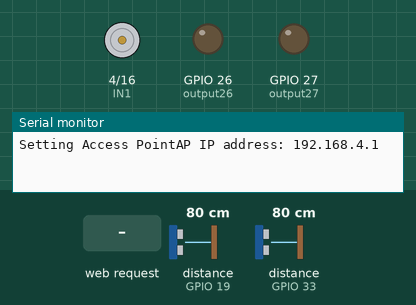
Bench run of a sketch on a simulated ESP32. Parts: motor-driver pin pairs drawn as motors (green arrow = first pin HIGH = forward, orange = second pin HIGH = backward, longer = more drive, scaled by the enable pin), output pins drawn as LEDs (lit = HIGH), the last lines printed to the serial monitor. Wiring (inferred from the names in the program): 2 × ultrasonic range finder: trigger GPIO 18, echo GPIO 19 / trigger GPIO 32, echo GPIO 33. The test bench sets the inputs (shaded band); at power-on: distance to the obstacle (sensors on GPIO 33, GPIO 19) 80 cm. The echo pulse lasts 58.3 µs per cm; pins used as bus, display or sensor lines are not drawn.

Above: at 1.2 s.
1.3 s: distance to the obstacle (sensor on GPIO 33) set to 95 cm
5.4 s: distance to the obstacle (sensor on GPIO 33) set to 105 cm
At 9.3 s:
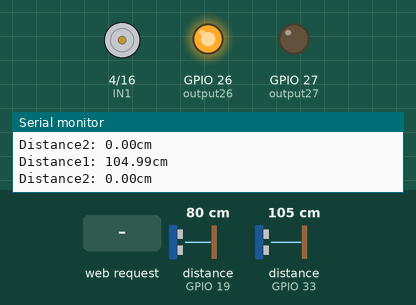
9.5 s: HTTP request GET /26/CLOSE received
13.6 s: HTTP request GET /26/OPEN received
At 16.0 s:
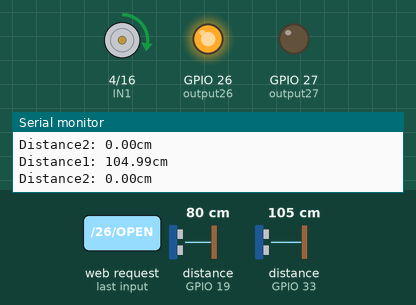
17.7 s: distance to the obstacle (sensor on GPIO 33) set to 2 cm
At 19.4 s:
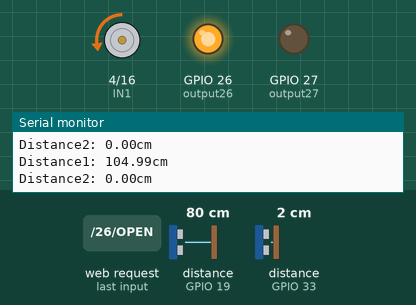
Timing chart, 0 to 21.1 s (numbered marks = the images above; inputs shaded):
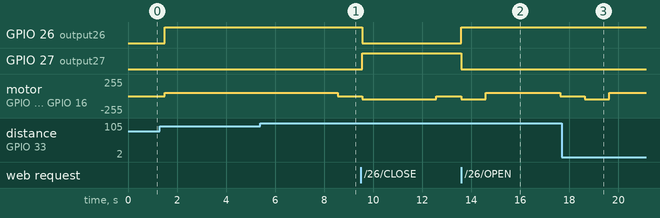

Measured:
- the behaviour switches between 100 and 101 cm on distance to the obstacle (sensor on GPIO 33) (found by bisection; images 0 and 1)
- after the input at 5.4 s, motor on GPIO 4 (IN1) / GPIO 16 (IN2): forward 50/255 → stopped after 3.2 s
- after the input at 13.6 s, GPIO 26 (output26): stays HIGH (without the input it goes to LOW after 3.0 s); GPIO 27 (output27): stays LOW (without the input it goes to HIGH after 3.0 s)
- after the input at 17.7 s, GPIO 26 (output26): stays HIGH (without the input it goes to LOW after 4.0 s); GPIO 27 (output27): stays LOW (without the input it goes to HIGH after 4.0 s)

The sketch:

BridgeCode_27.ino
```cpp
#include <WiFi.h>


const int TRIG_PIN1 = 32;  //Sensor 1
const int ECHO_PIN1 = 33;
const int TRIG_PIN2 = 18;  //Sensor 2
const int ECHO_PIN2 = 19;
;
const int ENA = 2;
const int IN1 = 4;
const int IN2 = 16;
const int output26 = 26;  //RED LED
const int output27 = 27;  //BLUE LED

bool manualOverride = false;
bool manualMode = false;

float distance1 = 0;
float distance2 = 0;

//wifi credentials
const char* ssid = "Group_18_AP";
const char* password = "123";

unsigned long previousTime = 0; //For Void Loop

bool bridgeOpening = false;
unsigned long openStartTime = 0; //For bridge opening

bool bridgeStopping = false;
unsigned long openStopTime = 0; //For bridge stopping

bool bridgeClosing = false;
unsigned long openCloseTime = 0; //For bridge closing


WiFiServer server(80);

String output26State = "CLOSE";

bool shipDetected = false;
// Motor control functions
void openBridge() {
  digitalWrite(IN1, HIGH);
  digitalWrite(IN2, LOW);
  analogWrite(ENA, 50);  // PWM speed control (0–255)
  bridgeOpening = true;
  bridgeStopping = false;
  bridgeClosing = false;
  openStartTime = millis(); // mark the start
}

void closeBridge() {
  digitalWrite(IN1, LOW);
  digitalWrite(IN2, HIGH);
  analogWrite(ENA, 50);
  bridgeOpening = false;
  bridgeStopping = false;
  bridgeClosing = true;
  openCloseTime = millis(); // mark the start
}

void stopMotor() {
  digitalWrite(IN1, LOW);
  digitalWrite(IN2, LOW);
  analogWrite(ENA, 0);
  bridgeOpening = false;
  bridgeStopping = true;
  bridgeClosing = false;
  openStopTime = millis(); // mark the start
}

void bridgeControl(){
  if (distance1 > 0 && distance1 < 100 || distance2 > 0 && distance2 < 100) { //Open Bridge
    shipDetected = true;
    digitalWrite(output26, HIGH);//Red
    digitalWrite(output27, LOW);
    openBridge();
  }

  else if (bridgeOpening && (millis() - openStartTime >= 3000)) { //Stop the bridge when its been opening for 3 seconds
    stopMotor();
    digitalWrite(output26, HIGH);//Red
    digitalWrite(output27, LOW);
  }
  else if (bridgeStopping && (millis() - openCloseTime >= 3000)) { //Close the bridge when its been stopping for 3 seconds
    closeBridge();
    digitalWrite(output26, HIGH);//Red
    digitalWrite(output27, LOW);
  }
  else if (bridgeClosing && (millis() - openCloseTime >= 3000)) { //Stop the bridge when its been closing for 3 seconds
    stopMotor();
    digitalWrite(output26, LOW);//Red
    digitalWrite(output27, HIGH);
    shipDetected = false;
  }
}

void sensors() {  //SensorCode
  // Clear the trigger PINs
  digitalWrite(TRIG_PIN1, LOW);
  delayMicroseconds(2);
  digitalWrite(TRIG_PIN2, LOW);
  delayMicroseconds(2);

  //Send a 10us pulse to trigger measurement for sensor 1
  digitalWrite(TRIG_PIN1, HIGH);
  delayMicroseconds(10);
  digitalWrite(TRIG_PIN1, LOW);

  //Send a 10us pulse to trigger measurement for sensor 2
  digitalWrite(TRIG_PIN2, HIGH);
  delayMicroseconds(10);
  digitalWrite(TRIG_PIN2, LOW);
  //Read the echo pulse
  long duration1 = pulseIn(ECHO_PIN1, HIGH);
  long duration2 = pulseIn(ECHO_PIN2, HIGH);

  // Calculate distance in cm (speed of sound: ~343 m/s)
  distance1 = duration1 * 0.0343 / 2;
  distance2 = duration2 * 0.0343 / 2;

  Serial.print("Distance1: ");
  Serial.print(distance1);
  Serial.println("cm");

  Serial.print("Distance2: ");
  Serial.print(distance2);
  Serial.println("cm");
}

String generateControls(int pin, const String& state) {  // for WebPage
  String html = "<p>PIN " + String(pin) + " - Bridge Status " + state + "</p>";
  //State Button
  String nextAction = (state == "CLOSE") ? "OPEN" : "CLOSE";
  String buttonColor = (state == "CLOSE") ? "button" : "button button2";
  html += "<p><a href=\"/" + String(pin) + "/" + nextAction + "\"><button class=\"" + buttonColor + "\">" + nextAction + "</button></a></p>";

  //Manual Override Button
  String modeText = manualMode ? "MANUAL" : "AUTO";
  String nextMode = manualMode ? "AUTO" : "MANUAL";
  String modeColor = manualMode ? "button button2" : "button";
  html += "<p><a href=\"/MODE/" + nextMode + "\"><button class=\"" + modeColor + "\">" + nextMode + " MODE</button></a></p>";

  return html;
}

void sendWebPage(WiFiClient& client) {
  client.println("HTTP/1.1 200 OK");
  client.println("Content-type:text/html");
  client.println("Connection: close");
  client.println();

  client.println(R"rawliteral(
    <!DOCTYPE html><html>
    <head>
      <meta name="viewport" content="width=device-width, initial-scale=1">
      <link rel="icon" href="data:,">
      <style>
        html { font-family: Helvetica; text-align: center; margin: 0px auto; }
        .button { background-color: #00ff37; border: none; color: white;
                  padding: 16px 40px; font-size: 30px; cursor: pointer; }
        .button2 { background-color: #ff0019; }
      </style>
    </head>
    <body>
      <h1>ESP32 Web Server</h1>
  )rawliteral");

  // Bridge control button
  client.println(generateControls(output26, output26State));


  // Ship detection info
  if (shipDetected) {
    client.println("<p> Ship Detected <span style=\"color: green;\">True</span></p>");
  } else {
    client.println("<p> Ship Detected <span style=\"color: red;\">False</span></p>");
  }

  client.println(R"rawliteral(
    </body></html>
  )rawliteral");

  client.println();
}

void handleRequest(String& header, WiFiClient& client) {  // for WebPage
  if (header.indexOf("GET /26/OPEN") >= 0) {
    output26State = "OPEN";
    digitalWrite(output26, HIGH);
    digitalWrite(output27, LOW);
    openBridge();
    manualOverride = true;
  } else if (header.indexOf("GET /26/CLOSE") >= 0) {
    output26State = "CLOSE";
    digitalWrite(output26, LOW);
    digitalWrite(output27, HIGH);
    closeBridge();
    manualOverride = true;
  }
  else if (header.indexOf("GET /MODE/MANUAL") >= 0) {
    manualMode = true;
    manualOverride = true;
    Serial.println("Switched to MANUAL mode.");
  }
  else if (header.indexOf("GET /MODE/AUTO") >= 0) {
    manualMode = false;
    manualOverride = false;
    Serial.println("Switched to AUTO mode.");
  }
  sendWebPage(client);
}

void setup() {
  Serial.begin(115200);
  pinMode(TRIG_PIN1, OUTPUT);  //Sensors
  pinMode(ECHO_PIN1, INPUT);
  pinMode(TRIG_PIN2, OUTPUT);
  pinMode(ECHO_PIN2, INPUT);

  //Sets up good LEDs
  pinMode(output26, OUTPUT);
  pinMode(output27, OUTPUT);
  // Set outputs to LOW
  digitalWrite(output26, LOW);
  digitalWrite(output27, LOW);

  // Sets up Motor Pins
  pinMode(ENA, OUTPUT);
  pinMode(IN1, OUTPUT);
  pinMode(IN2, OUTPUT);
  // Begin Wifi Access Point
  Serial.print("Setting Access Point");
  // Username and Password
  WiFi.softAP(ssid, password);
  IPAddress IP = WiFi.softAPIP();
  Serial.print("AP IP address: ");
  Serial.println(IP);

  //Make sure motor is stopped initially
  stopMotor();

  server.begin();
}


void loop() {

  WiFiClient client = server.available();
  if (client) {
    String header = "";
    while (client.connected() && client.available()) {
      char c = client.read();
      header += c;
    }
    if (header.length() > 0) handleRequest(header, client);
    client.stop();
  }
  // --- Control logic ---
  if (!manualMode) {
    bridgeControl();
  }
  // Sensor check
  if (millis() - previousTime >= 500) {  // run every 500ms
    previousTime = millis();
    sensors();
  }
}
```
